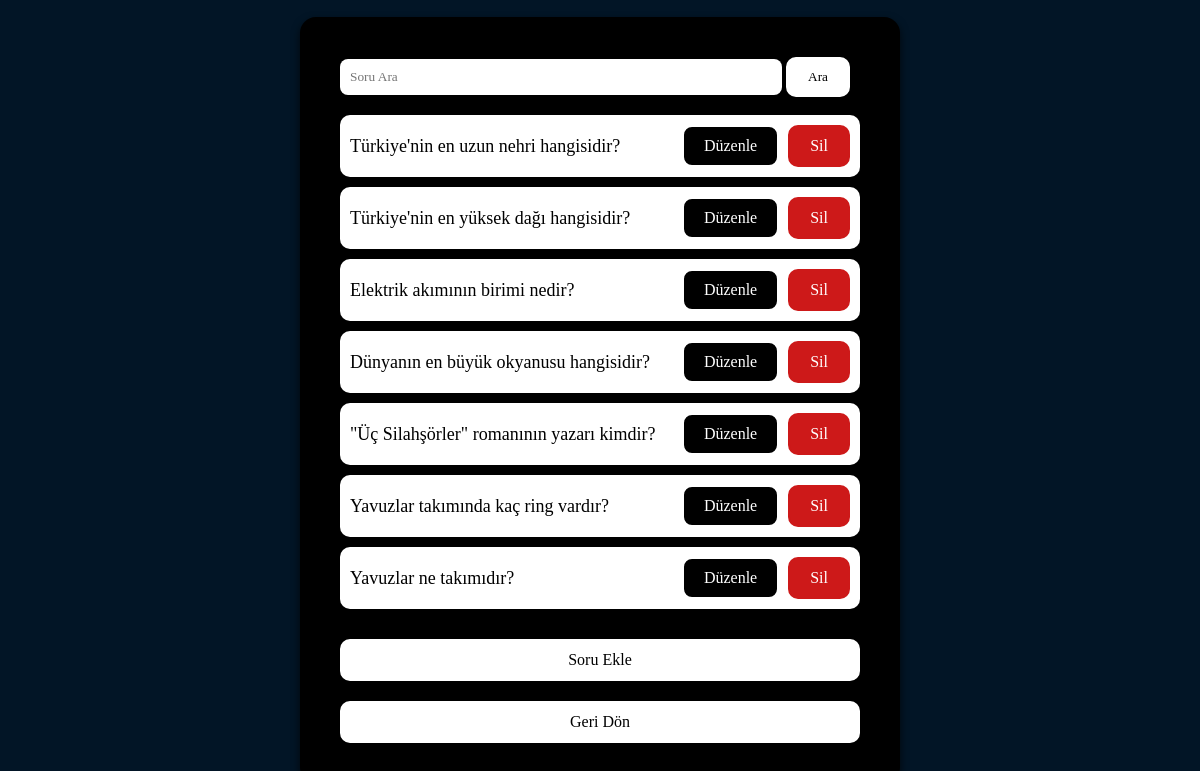
/questList.php (signed in), run on the app's committed database.
### tables this page shows
CREATE TABLE "questions" (
	"id"	INTEGER,
	"question_text"	TEXT NOT NULL,
	"choice_a"	TEXT NOT NULL,
	"choice_b"	TEXT NOT NULL,
	"choice_c"	TEXT NOT NULL,
	"choice_d"	TEXT NOT NULL,
	"correct_choice"	CHAR(1) NOT NULL,
	"difficulty"	TEXT,
	PRIMARY KEY("id" AUTOINCREMENT)
);

### functions/func.php (called while the page is built, shortened)
<?php
    function getQuestions() {
        include "db.php";
        $query = "SELECT * FROM questions";
        $statement = $pdo->prepare($query);
        $statement->execute();
        return $statement->fetchAll();
    }
?>

### questList.php (the view, shortened to what this page needs)
<?php
  include "functions/func.php";
  $result = getQuestions();
?>
<!DOCTYPE html>
<html lang="en">
<head>
    <link rel="stylesheet" href="./css/questList.css">
    <link rel="stylesheet" href="./css/utilities.css">
</head>
<body>
    <div class="questList">
        <form action="">
            <input type="text" placeholder="Soru Ara" class="searchInput">
            <button class="btn search" onClick="searchQuestion()">Ara</button>
        </form>
        <div class="questions">
            <?php foreach ($result as $question): ?>
                <div class="question">
                    <span><?php echo $question['question_text']; ?></span>
                    <div class="button-group">
                        <a href="editQuest.php?id=<?php echo $question['id']; ?>" class="btn editPage">Düzenle</a>
                        <a href="deleteQuestion.php?id=<?php echo $question['id']; ?>" class="btn delete">Sil</a>
                    </div>
                </div>
            <?php endforeach; ?>
        </div>
        <div class="button-group">
            <button class="btn addPage" onClick="addQuestPage()">Soru Ekle</button>
            <button class="btn backHome" onClick="backHomePage()">Geri Dön</button>
        </div>
    </div>
</body>
</html>

### css/questList.css (style rules this page uses)
.questList { background-color: #000; padding: 40px; border-radius: 16px; width: 600px; height: auto; box-shadow: 0 4px 8px rgba(0, 0, 0, 0.7); }
.searchInput { width: 85%; padding: 10px; margin-bottom: 20px; border-radius: 8px; border: none; outline: none; }
.questions { margin-bottom: 30px; }
.question { display: flex; justify-content: space-between; align-items: center; background: #fff; color: #000; padding: 10px; margin-bottom: 10px; border-radius: 10px; }
.question span { font-size: 18px; }
.btn.editPage { background: #000; color: #fff; margin-right: 5px; font-size: 16px; }
.btn.addPage { width: 100%; padding: 10px; font-size: 16px; margin-bottom: 20px; }
.btn.backHome { width: 100%; padding: 10px; font-size: 16px; }
.btn.delete { background: rgb(205, 25, 25); border: 2px solid rgb(205, 25, 25); color: #fff; font-size: 16px; }

### css/utilities.css (style rules this page uses)
* { box-sizing: border-box; margin: 0; padding: 0; font-family: 'Times New Roman', Times, serif; }
body { display: flex; align-items: center; justify-content: center; height: 100vh; background-color: #021526; }
.btn { display: inline-block; padding: 10px 20px; border-radius: 10px; border: 2px solid #fff; background: #fff; text-align: center; cursor: pointer; }
a { text-decoration: none; }

### data on the page
questions: question_text "Türkiye'nin en uzun nehri hangisidir?"
questions: question_text "Türkiye'nin en yüksek dağı hangisidir?"
questions: question_text "Elektrik akımının birimi nedir?"
questions: question_text "Dünyanın en büyük okyanusu hangisidir?"
questions: question_text "\"Üç Silahşörler\" romanının yazarı kimdir?"
questions: question_text "Yavuzlar takımında kaç ring vardır?"
questions: question_text "Yavuzlar ne takımıdır?"
